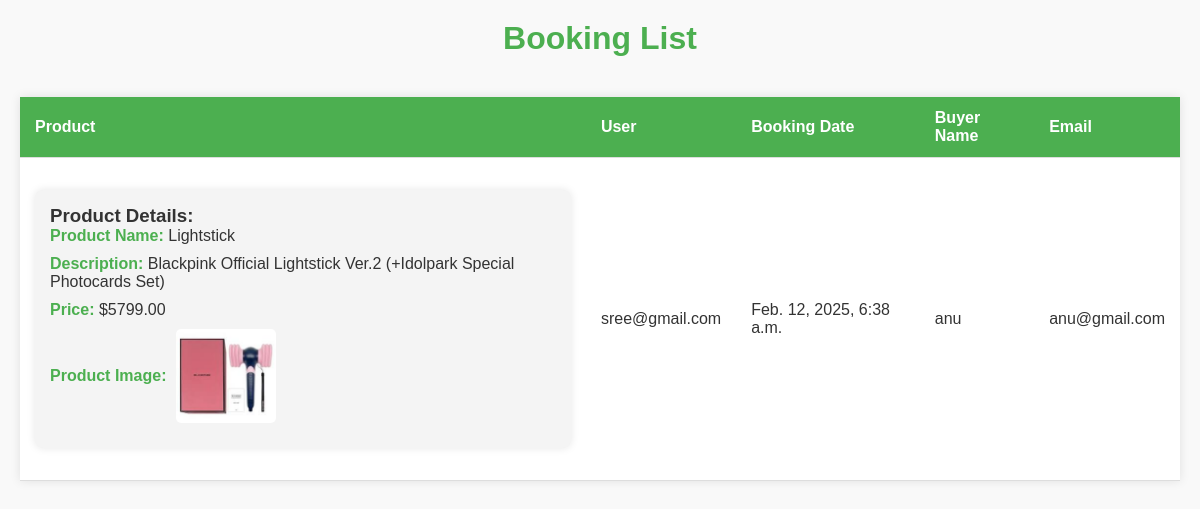
The page /bookings/ on the database as committed earlier.
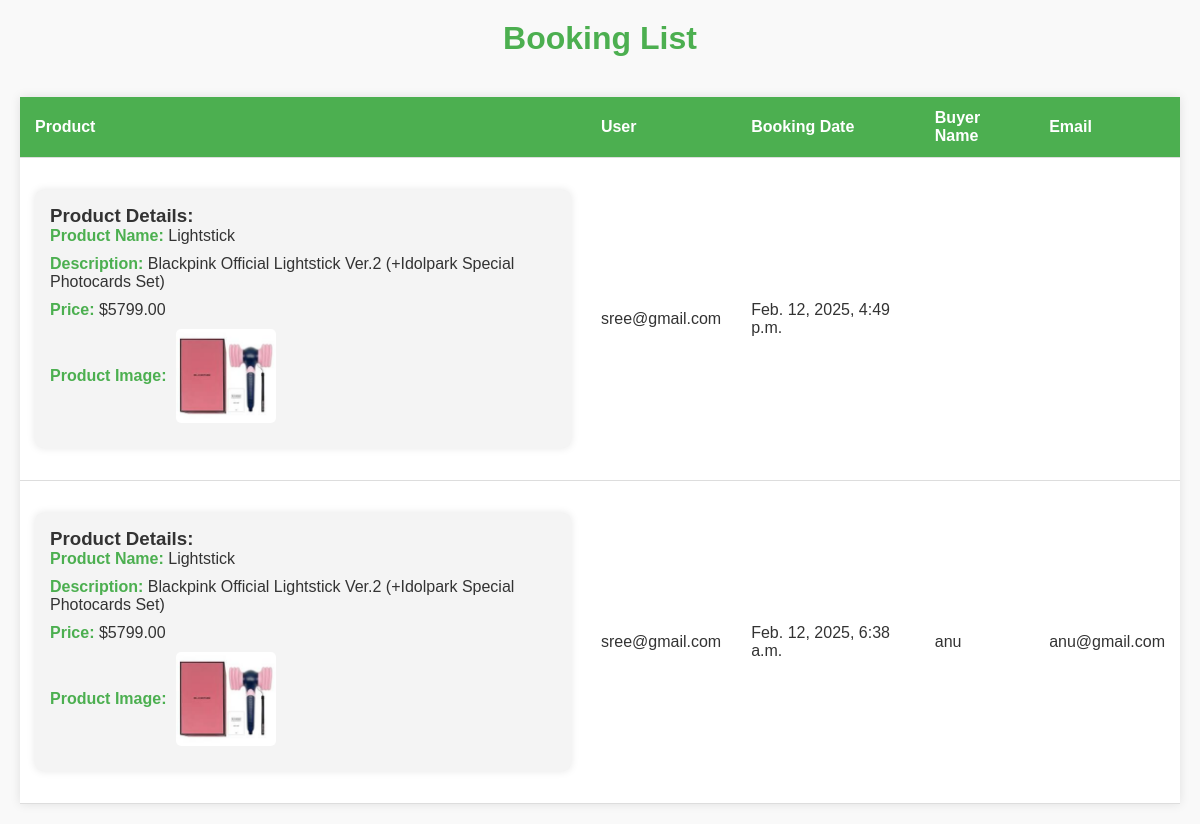
The same page on the database as committed later.
### app/models.py (models this page shows)
class Booking(models.Model):
    product = models.ForeignKey(products, on_delete=models.CASCADE)
    user = models.ForeignKey(User, on_delete=models.CASCADE)  # Assuming the user is logged in
    booking_date = models.DateTimeField(auto_now_add=True)
    buyer_name = models.CharField(max_length=100)
    email = models.EmailField()

class products(models.Model):
    name = models.CharField(max_length=255)
    description = models.TextField()
    price = models.DecimalField(max_digits=10, decimal_places=2)
    image = models.ImageField()
    created_at = models.DateTimeField(auto_now_add=True)
    band = models.ForeignKey(Band, on_delete=models.CASCADE)

### app/views.py (the view)
# urls.py: path('bookings/', views.booking_list, name='booking_list'),
def booking_list(request):
    bookings = Booking.objects.all().order_by('-booking_date')
    return render(request, 'shop/booking_list.html', {'bookings': bookings})

### templates/shop/booking_list.html (shortened to what this page needs)
<!DOCTYPE html>
<html lang="en">
<head>
</head>
<body>
    <h1>Booking List</h1>
    <div class="table-container">
        <table>
            <thead>
                <tr>
                    <th>Product</th>
                    <th>User</th>
                    <th>Booking Date</th>
                    <th>Buyer Name</th>
                    <th>Email</th>
                </tr>
            </thead>
            <tbody>
                {% for booking in bookings %}
                <tr>
                    <td>
                        <div class="product-details">
                            <h3>Product Details:</h3>
                            <div><strong>Product Name:</strong> {{ booking.product.name }}</div>
                            <div><strong>Description:</strong> {{ booking.product.description }}</div>
                            <div><strong>Price:</strong> ${{ booking.product.price }}</div>
                            <div class="product-image">
                                <strong>Product Image:</strong>
                                <img src="{{ booking.product.image.url }}" alt="{{ booking.product.name }}">
                            </div>
                        </div>
                    </td>
                    <td>{{ booking.user.username }}</td>
                    <td>{{ booking.booking_date }}</td>
                    <td>{{ booking.buyer_name }}</td>
                    <td>{{ booking.email }}</td>
                </tr>
                {% empty %}
                <tr>
                    <td colspan="5" style="text-align: center;">No bookings found</td>
                </tr>
                {% endfor %}
            </tbody>
        </table>
    </div>
</body>
</html>

Rows that differ between the two databases and show on the page:
added Booking: product.name "Lightstick", product.description "Blackpink Official Lightstick Ver.2 (+Idolpark Special Photocards Set)", product.price "5799.00", product.image (picture), user.username "sree@gmail.com", booking_date "Feb. 12, 2025, 4:49 p.m."
